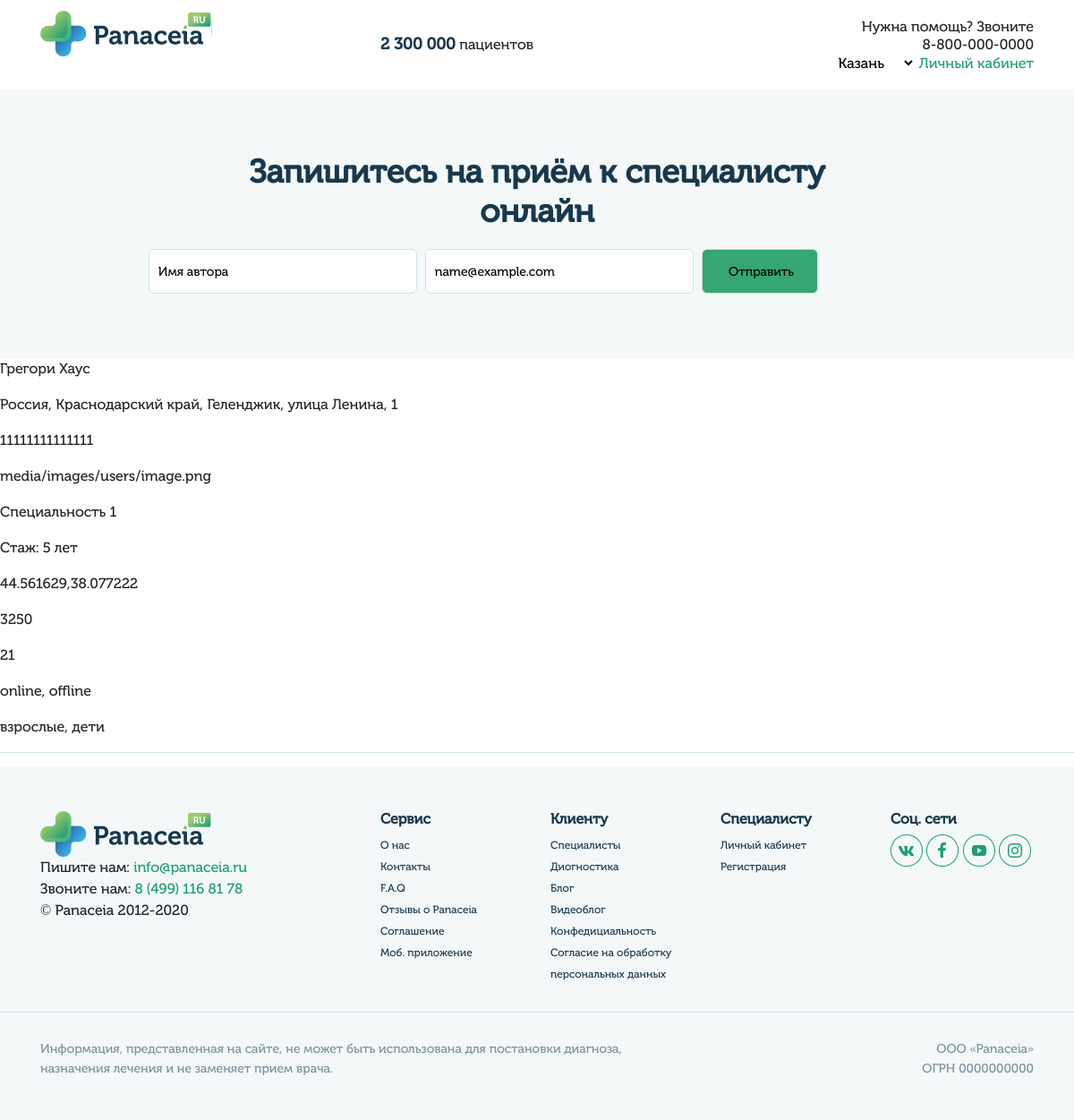
Page /doctors/detail/67/ on the committed database.
### userprofile/models.py (models this page shows, shortened)
class UserMain(models.Model):
    user = models.OneToOneField(User, on_delete=models.CASCADE)
    gender_list = (
        ('male', 'Мужской'),
        ('female', 'Женский')
    )
    queryset = TimeZone.objects.all()
    time_zone_list = []
    for i in queryset:
         time_zone_list.append((i.name, i.title))
    gender = models.CharField(blank=True,  max_length=6, choices=gender_list, verbose_name='Пол')
    avatar = models.ImageField(blank=True, upload_to='images/users', verbose_name='Изображение')
    fio = models.CharField(blank=True, max_length=100, verbose_name='ФИО')
    dob = models.CharField(blank=True, max_length=10, verbose_name='Дата рождения')
    city = models.CharField(blank=True, max_length=200, verbose_name='Город')
    time_zone = models.CharField(blank=True, max_length=200, choices=time_zone_list, verbose_name='Временная зона')
    skype = models.CharField(blank=True, max_length=50, verbose_name='Skype')
    whatsapp = models.CharField(blank=True, max_length=20, verbose_name='WhatsApp')
    phone = models.CharField(blank=True, max_length=20, verbose_name='Номер телефона')
    coords = models.CharField(blank=True, max_length=200, verbose_name='Координаты')
    class Meta:
        verbose_name = 'Профиль'
        verbose_name_plural = 'Профили'

class Specialty(models.Model):
    content = models.ForeignKey(User, on_delete=models.CASCADE)
    title = models.CharField(max_length=100, verbose_name='Название')
    def __str__(self):
        return self.title
    class Meta:
        verbose_name = 'Специальность'
        verbose_name_plural = 'Специальности'

### doctors/views.py (the view)
# urls.py: path('detail/<slug:slug>/', views.doctor_detail_view, name='doctor_detail'),
def doctor_detail_view(request, slug):
    user_id = slug
    user = get_object_or_404(User, id=user_id)
    if user.groups.filter(name='doctors').exists():
        doctor_main = UserMain.objects.get(user=user_id)
        doctor = UserDoctor.objects.get(user=user_id)
        services = Service.objects.filter(content=user_id)
        user_spec = ', '.join([str(i) for i in Specialty.objects.filter(content=user_id).order_by('?')[:4]])
        if doctor.experience_years != '':
            words = ['год', 'года', 'лет']
            num = int(doctor.experience_years)
            years = decl_of_num(num, words)
            experience = 'Стаж: ' + str(num) + ' ' + years
        else:
            experience = ''
        if doctor_main.avatar != '':
            avatar = 'media/' + str(doctor_main.avatar)
        else:
            avatar = 'medicsite/static/img/user.png'
        count_meeting = len(Meeting.objects.filter(doctor_id=user_id))
        total_service_price = 0
        count_service_item = len(services)
        average_price = 0
        for service in services:
            total_service_price = total_service_price + int(service.price)
        if count_service_item != 0:
            average_price = round(total_service_price / count_service_item)
        patients = ''
        if doctor.patient_grown:
            patients = patients + 'взрослые, '
        if doctor.patient_children:
            patients = patients + 'дети, '
        meet = ''
        if doctor.meet_online:
            meet = meet + 'online, '
        if doctor.meet_offline:
            meet = meet + 'offline, '
        doc = {
            'id': user_id,
            'fio': doctor_main.fio,
            'city': doctor_main.city,
            'phone': doctor_main.phone,
            'avatar': avatar,
            'specialty': user_spec,
            'experience_years': experience,
            'coords': doctor_main.coords,
            'average_price': average_price,
            'count_meeting': count_meeting,
            'meet': meet[:-2],
            'patients': patients[:-2],
        }
        return render(request, 'doctor/doctor_detail.html', doc)
    else:
        return render(request, 'errs/404.html')

### doctors/utility.py (called while the page is built)
def decl_of_num(n, es):
  n = n % 100
  if n >= 11 and n <= 19:
      s = es[2]
  else:
      i = n % 10
      if i == 1:
          s = es[0]
      elif i in [2, 3, 4]:
          s = es[1]
      else:
          s = es[2]
  return s

### templates/doctor/doctor_detail.html
{% extends "home.html" %}
{% load static %}
{% block content %}
<div class="top-search">
    <div class="container">
        <div class="row">
            <div class="col-sm">
                <div class="search-title">
                    Запишитесь на приём к специалисту онлайн
                </div>
            </div>
        </div>
        <div class="row popup-login">
            <div class="col-sm">
                <div class="search-form">
                    <div class="form-offer">
                        <form class="mainform">
                            <p class="name">
                                <input type="text" name="name" value="Имя автора" />
                            </p>
                            <p class="email">
                                <input type="text" name="email" value="name@example.com" />
                            </p>
                            <p class="send">
                                <input type="submit" value="Отправить" />
                            </p>
                        </form>
                    </div>
                </div>
            </div>
        </div>
    </div>
</div>
        <p>{{fio}}</p>
        <p>{{city}}</p>
        <p>{{phone}}</p>
        <p>{{avatar}}</p>
        <p>{{specialty}}</p>
        <p>{{experience_years}}</p>
        <p>{{coords}}</p>
        <p>{{average_price}}</p>
        <p>{{count_meeting}}</p>
        <p>{{meet}}</p>
        <p>{{patients}}</p>
{% endblock %}

### static/css/style.css (style rules this page uses)
a, abbr, acronym, address, applet, article, aside, audio, b, big, blockquote, body, canvas, caption, center, cite, code, dd, del, details, dfn, div, dl, dt, em, embed, fieldset, figcaption, figure, footer, form, h1, h2, h3, h4, h5, h6, header, hgroup, html, i, iframe, img, ins, kbd, label, legend, li, mark, menu, nav, object, ol, output, p, pre, q, ruby, s, samp, section, small, span, strike, strong, sub, summary, sup, table, tbody, td, tfoot, th, thead, time, tr, tt, u, ul, var, video { font-family: 'Museo Cyrl'; }
.mainform { display: flex; width: 886px; margin: auto; margin-top: 20px; }
.email, .name, .send { margin-left: 1%; font-style: normal; font-weight: 300; font-size: 14px; line-height: 17px; }
.mainform input { width: 300px; height: 50px; padding-left: 10px; background: #FFFFFF; border: 1px solid #D0E3E8; box-sizing: border-box; border-radius: 6px; }
.mainform .send input { width: 130px; height: 50px; background: #36A672; border-radius: 6px; }
.top-search { text-align: center; height: 300px; background: #F4F8F9; }
.search-title { margin: auto; margin-top: 70px; font-weight: 600; font-size: 36px; line-height: 44px; color: #18384C; width: 694px; }
.popup-login { display: none; }

### rows in the picture
UserMain: fio "Грегори Хаус", city "Россия, Краснодарский край, Геленджик, улица Ленина, 1", phone "11111111111111", coords "44.561629,38.077222"
Specialty: title "Специальность 1"

### other values in the picture
{{ avatar }} "media/images/users/image.png"
{{ experience_years }} "Стаж: 5 лет"
{{ average_price }} "3250"
{{ count_meeting }} "21"
{{ meet }} "online, offline"
{{ patients }} "взрослые, дети"
